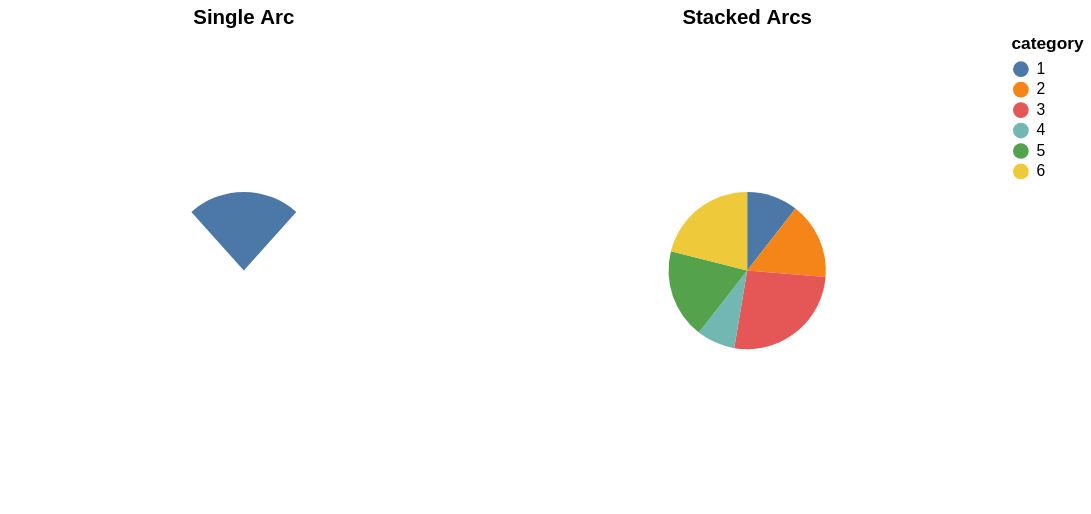

Write the Vega-Lite specification saved for this chart.
### Vega specification from a JSON file in a GitHub repository (floating-point values rounded to 4 significant figures)
{"$schema": "https://vega.github.io/schema/vega/v6.json", "description": "A simple pie chart with embedded data.", "background": "white", "padding": 5, "height": 300, "data": [{"name": "source_0", "values": [{}]}, {"name": "source_1", "values": [{"category": 1, "value": 4}, {"category": 2, "value": 6}, {"category": 3, "value": 10}, {"category": 4, "value": 3}, {"category": 5, "value": 7}, {"category": 6, "value": 8}]}, {"name": "data_0", "source": "source_1", "transform": [{"type": "stack", "groupby": [], "field": "value", "sort": {"field": ["category"], "order": ["ascending"]}, "as": ["value_start", "value_end"], "offset": "zero"}, {"type": "filter", "expr": "isValid(datum[\"value\"]) && isFinite(+datum[\"value\"])"}]}], "signals": [{"name": "childWidth", "value": 300}, {"name": "radius", "value": 0, "bind": {"input": "range", "min": 0, "max": 100, "step": 1}}, {"name": "radius2", "value": 50, "bind": {"input": "range", "min": 0, "max": 100, "step": 1}}, {"name": "theta_single_arc", "value": -0.73, "bind": {"input": "range", "min": -6.28, "max": 6.28}}, {"name": "theta2_single_arc", "value": 0.73, "bind": {"input": "range", "min": -6.28, "max": 6.28}}, {"name": "cornerRadius", "value": 0, "bind": {"input": "range", "min": 0, "max": 50, "step": 1}}, {"name": "padAngle", "value": 0, "bind": {"input": "range", "min": 0, "max": 1.57}}, {"name": "strokeWidth", "value": 4, "bind": {"input": "range", "min": 0, "max": 10, "step": 0.5}}], "layout": {"padding": 20, "bounds": "full", "align": "each"}, "marks": [{"type": "group", "name": "concat_0_group", "title": {"text": "Single Arc", "frame": "group"}, "style": "view", "encode": {"update": {"width": {"signal": "childWidth"}, "height": {"signal": "height"}}}, "marks": [{"name": "concat_0_marks", "type": "arc", "style": ["arc"], "from": {"data": "source_0"}, "encode": {"update": {"strokeWidth": {"signal": "strokeWidth"}, "padAngle": {"signal": "padAngle"}, "radius": {"signal": "radius"}, "cornerRadius": {"signal": "cornerRadius"}, "fill": {"value": "#4c78a8"}, "x": {"signal": "childWidth", "mult": 0.5}, "y": {"signal": "height", "mult": 0.5}, "outerRadius": {"signal": "radius"}, "innerRadius": {"signal": "radius2"}, "startAngle": {"signal": "theta_single_arc"}, "endAngle": {"signal": "theta2_single_arc"}}}}]}, {"type": "group", "name": "concat_1_group", "title": {"text": "Stacked Arcs", "frame": "group"}, "style": "view", "encode": {"update": {"width": {"signal": "childWidth"}, "height": {"signal": "height"}}}, "marks": [{"name": "concat_1_marks", "type": "arc", "style": ["arc"], "from": {"data": "data_0"}, "encode": {"update": {"strokeWidth": {"signal": "strokeWidth"}, "padAngle": {"signal": "padAngle"}, "radius": {"signal": "radius"}, "cornerRadius": {"signal": "cornerRadius"}, "fill": {"scale": "color", "field": "category"}, "description": {"signal": "\"value: \" + (format(datum[\"value\"], \"\")) + \"; category: \" + (isValid(datum[\"category\"]) ? datum[\"category\"] : \"\"+datum[\"category\"])"}, "x": {"signal": "childWidth", "mult": 0.5}, "y": {"signal": "height", "mult": 0.5}, "outerRadius": {"signal": "radius"}, "innerRadius": {"signal": "radius2"}, "startAngle": {"scale": "concat_1_theta", "field": "value_end"}, "endAngle": {"scale": "concat_1_theta", "field": "value_start"}}}}]}], "scales": [{"name": "color", "type": "ordinal", "domain": {"data": "data_0", "field": "category", "sort": true}, "range": "category"}, {"name": "concat_1_theta", "type": "linear", "domain": {"data": "data_0", "fields": ["value_start", "value_end"]}, "range": [0, 6.283], "zero": true}], "legends": [{"fill": "color", "symbolType": "circle", "title": "category"}]}
